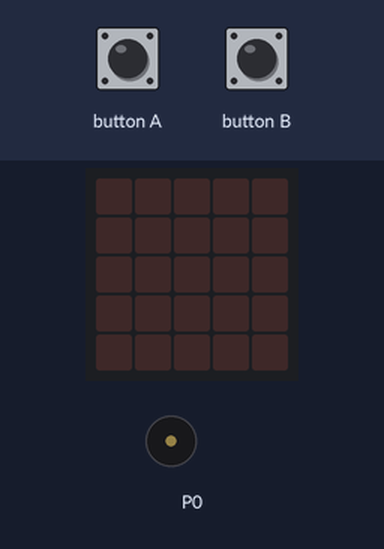
The program below on a simulated BBC micro:bit (MakeCode). Shown: the board's 5×5 LED display, buzzer (waves = sounding). Inputs (shaded band) come from the test bench.

Above: at 1.2 s.
1.3 s: button B pressed for 0.15 s
At 1.8 s:
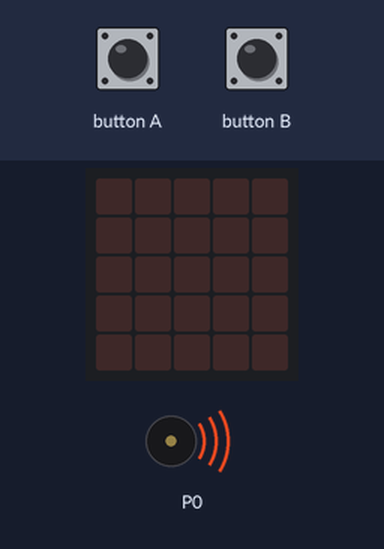
4.4 s: button A pressed for 0.15 s
At 6.6 s:
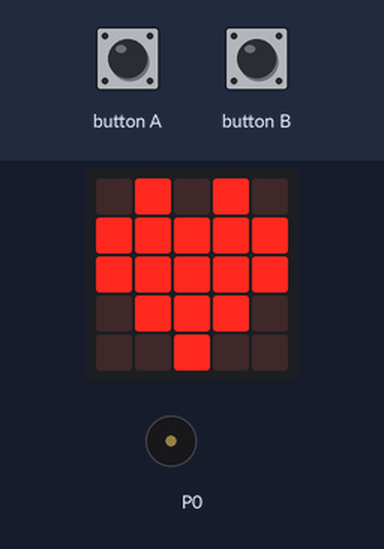
7.5 s: button B pressed for 0.15 s
At 9.0 s:
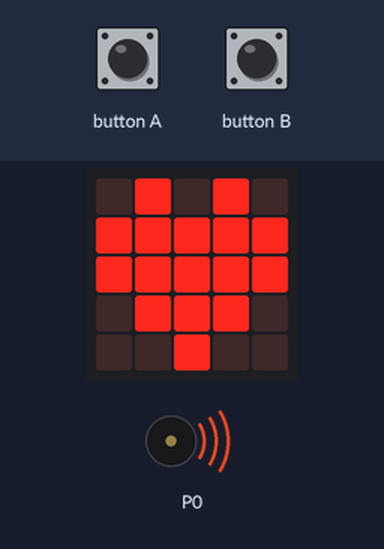
10.5 s: button B pressed for 0.15 s
Timing chart, 0 to 14.6 s (numbered marks = the images above; inputs shaded):
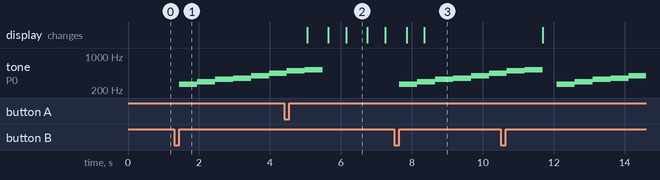

The program:

main.ts
```typescript
input.onButtonPressed(Button.A, function () {
    for (let index = 0; index < 4; index++) {
        basic.clearScreen()
        basic.pause(500)
        basic.showIcon(IconNames.Heart)
    }
})
input.onButtonPressed(Button.B, function () {
    music.playMelody("C D E F G A B C5 ", 120)
    basic.showLeds(`
        . . . . .
        . . . . .
        . # # # .
        . # # # .
        . # # # .
        `)
})
```

test.ts
```typescript
// 在此处测试；当此软件包作为插件使用时，将不会编译此软件包。
```

Measured:
- after the input at 1.3 s, tone on P0: plays 262 Hz for 0.51 s, 294 Hz for 0.51 s, 330 Hz for 0.51 s, 349 Hz for 0.51 s, 392 Hz for 0.51 s, 440 Hz for 0.42 s, starting after 0.15 s
- after the input at 4.4 s, the display: changes after 0.65 s (image 2)
- after the input at 7.5 s, tone on P0: plays 262 Hz for 0.51 s, 294 Hz for 0.51 s, 330 Hz for 0.51 s, 349 Hz for 0.51 s, 392 Hz for 0.51 s, 440 Hz for 0.32 s, starting after 0.15 s
- what the display in image 2 shows lasts 0.6 s, from 6.2 s to 6.8 s
